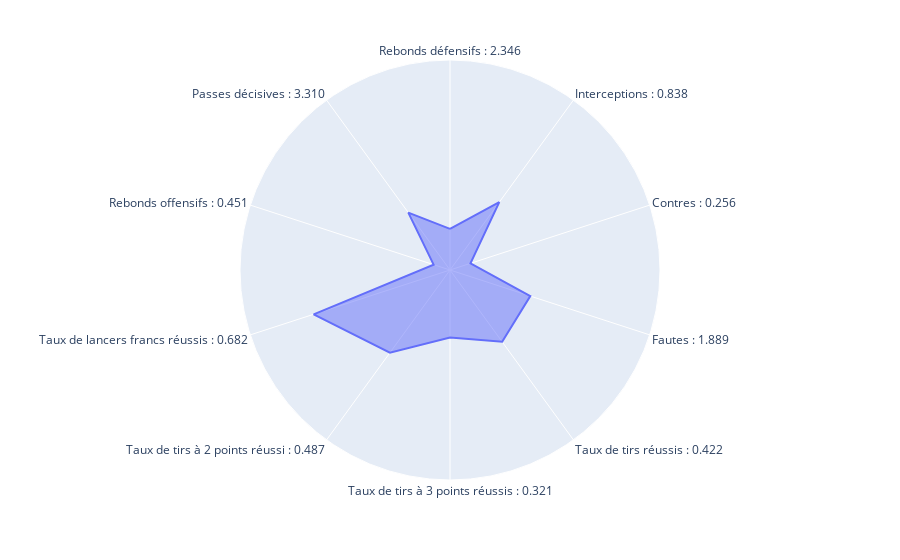

Notebook cell for this chart:
### Code cell
# Cellule Profil Meneur
#Prétraitements généraux

data_playoffs = pd.read_csv('2021-2022 NBA Player Stats - Playoffs.csv',encoding="latin-1",sep=";")
data_playoffs=data_playoffs.dropna().loc[:,['Pos','DRB','STL','BLK','PF','FG%','3P%','2P%','FT%','ORB','AST']]

#Divisions des données en fonction des postes

pivot = data_playoffs.loc[data_playoffs['Pos'] == 'C']
arriere_de_tir = data_playoffs.loc[data_playoffs['Pos'] == 'SG']
meneur = data_playoffs.loc[data_playoffs['Pos'] == 'PG']
ailier_fort = data_playoffs.loc[data_playoffs['Pos'] == 'PF']
ailier = data_playoffs.loc[data_playoffs['Pos'] == 'SF']

#Calcul des moyennes pour chaque poste
meanspivot={}
meansarriere={}
meansmeneur={}
meansailierf={}
meansailier={}

tableau2=[pivot,arriere_de_tir,meneur,ailier_fort,ailier]
tableau1 = ['DRB','STL','BLK','PF','FG%','3P%','2P%','FT%','ORB','AST']

for i in tableau1:
    meanspivot[i]=str(pivot.loc[:,i].mean())[0:5]
    meansarriere[i]=str(arriere_de_tir.loc[:,i].mean())[0:5]
    meansmeneur[i]=str(meneur.loc[:,i].mean())[0:5]
    meansailierf[i]=str(ailier_fort.loc[:,i].mean())[0:5]
    meansailier[i]=str(ailier.loc[:,i].mean())[0:5]
    
#Normalisation des données

for j in tableau2:
    for i in tableau1:
        j[i]=(j[i]-data_playoffs[i].min())/(data_playoffs[i].max()-data_playoffs[i].min())

#Affichage du graphe

r=meneur.select_dtypes(include=['number']).mean()
fig=px.line_polar(meneur,r,theta=['Rebonds défensifs : ' + meansmeneur['DRB'],'Interceptions : ' + meansmeneur['STL'],'Contres : ' + meansmeneur['BLK'],'Fautes : ' + meansmeneur['PF'],'Taux de tirs réussis : ' + meansmeneur['FG%'],'Taux de tirs à 3 points réussis : ' + meansmeneur['3P%'],'Taux de tirs à 2 points réussi : ' + meansmeneur['2P%'],'Taux de lancers francs réussis : ' + meansmeneur['FT%'],'Rebonds offensifs : ' + meansmeneur['ORB'],'Passes décisives : ' + meansmeneur['AST']],line_close=True)
fig.update_traces(fill='toself')
fig.update_layout(
    polar=dict(
        radialaxis=dict(
            visible=False,
            range=[0, 1]
        )),
    showlegend=False,
)
fig.show()

### Figure 1 — Plotly figure (JSON) as saved in the notebook; plotly's stock layout.template omitted (floating-point values rounded to 4 significant figures)
{"data": [{"fill": "toself", "hovertemplate": "r=%{r}<br>theta=%{theta}<extra></extra>", "legendgroup": "", "line": {"color": "#636efa", "dash": "solid"}, "marker": {"symbol": "circle"}, "mode": "lines", "name": "", "r": [0.1955, 0.3993, 0.1026, 0.4021, 0.4227, 0.3219, 0.4871, 0.6827, 0.08205, 0.3378, 0.1955], "showlegend": false, "subplot": "polar", "theta": ["Rebonds défensifs : 2.346", "Interceptions : 0.838", "Contres : 0.256", "Fautes : 1.889", "Taux de tirs réussis : 0.422", "Taux de tirs à 3 points réussis : 0.321", "Taux de tirs à 2 points réussi : 0.487", "Taux de lancers francs réussis : 0.682", "Rebonds offensifs : 0.451", "Passes décisives : 3.310", "Rebonds défensifs : 2.346"], "type": "scatterpolar"}], "layout": {"legend": {"tracegroupgap": 0}, "margin": {"t": 60}, "polar": {"angularaxis": {"direction": "clockwise", "rotation": 90}, "domain": {"x": [0, 1], "y": [0, 1]}, "radialaxis": {"range": [0, 1], "visible": false}}, "showlegend": false}}
